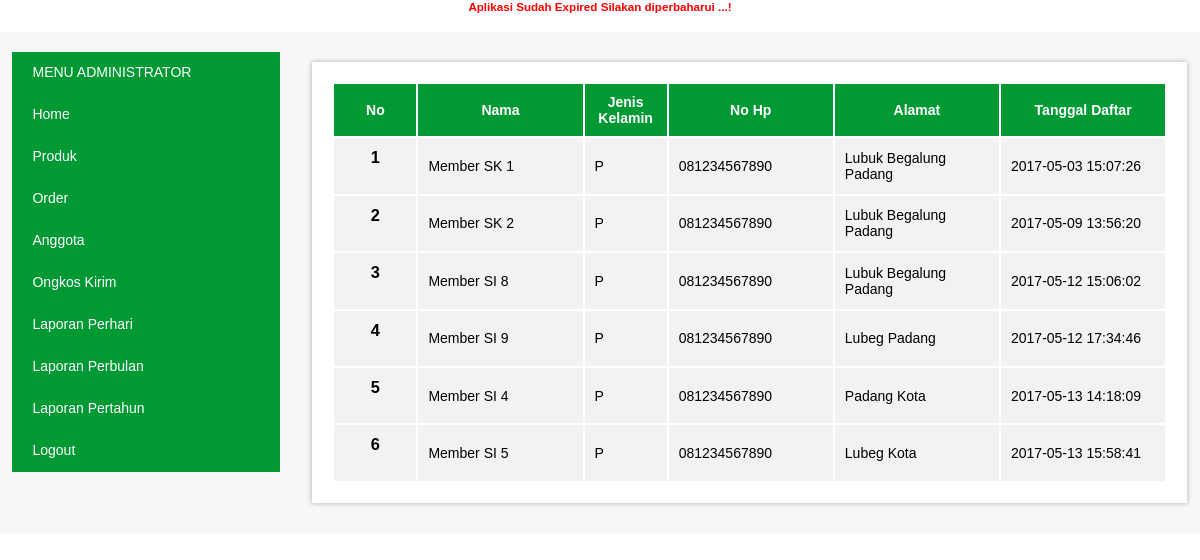
The app's page /admin/index.php?p=anggotaview (signed in) with its own data.
### tables this page shows
CREATE TABLE IF NOT EXISTS `anggota` (
  `idanggota` int(11) NOT NULL AUTO_INCREMENT,
  `username` varchar(50) NOT NULL,
  `password` varchar(20) NOT NULL,
  `namalengkap` varchar(50) NOT NULL,
  `jk` char(1) NOT NULL,
  `tgllahir` date NOT NULL DEFAULT '0000-00-00',
  `alamat` text NOT NULL,
  `nohp` varchar(15) NOT NULL,
  `tgldaftar` datetime NOT NULL DEFAULT '0000-00-00 00:00:00',
  PRIMARY KEY (`idanggota`)
);

### admin/anggotaview.php (the view)
<?php
	$sqla = mysql_query("select * from anggota order by idanggota asc");
	echo "<table border='0' width='90%'>";
	echo "<tr align='center'>";
	echo "<th width='10%'>No</th>";
	echo "<th width='20%'>Nama</th>";
	echo "<th width='10%'>Jenis Kelamin</th>";
	echo "<th width='20%'>No Hp</th>";
	echo "<th width='20%'>Alamat</th>";
	echo "<th>Tanggal Daftar</th>";
	echo "</tr>";
	$no = 1;
	while($ra = mysql_fetch_array($sqla)){
		echo "<tr>";
		echo "<td valign='top' align='center'><h3>$no</h3></td>";
		echo "<td>$ra[namalengkap] </td>";
		echo "<td>$ra[jk] </td>";
		echo "<td>$ra[nohp] </td>";
		echo "<td>$ra[alamat] </td>";
		echo "<td>$ra[tgldaftar] </td>";
		echo "</tr>";
		$no++;
	}
	echo "</table>";
?>

### admin/style.css (style rules this page uses)
table { width:100%; }
th { text-align:center; padding:10px; background-color:#009933; color:#FFFFFF; font-family:Arial; font-size:14px; }
td { padding:10px; background-color:#F2F2F2; font-size:14px; }

### records on screen
anggota: namalengkap "Member SK 1", jk "P", nohp "081234567890", alamat "Lubuk Begalung Padang", tgldaftar "2017-05-03 15:07:26"
anggota: namalengkap "Member SK 2", jk "P", nohp "081234567890", alamat "Lubuk Begalung Padang", tgldaftar "2017-05-09 13:56:20"
anggota: namalengkap "Member SI 8", jk "P", nohp "081234567890", alamat "Lubuk Begalung Padang", tgldaftar "2017-05-12 15:06:02"
anggota: namalengkap "Member SI 9", jk "P", nohp "081234567890", alamat "Lubeg Padang", tgldaftar "2017-05-12 17:34:46"
anggota: namalengkap "Member SI 4", jk "P", nohp "081234567890", alamat "Padang Kota", tgldaftar "2017-05-13 14:18:09"
anggota: namalengkap "Member SI 5", jk "P", nohp "081234567890", alamat "Lubeg Kota", tgldaftar "2017-05-13 15:58:41"
